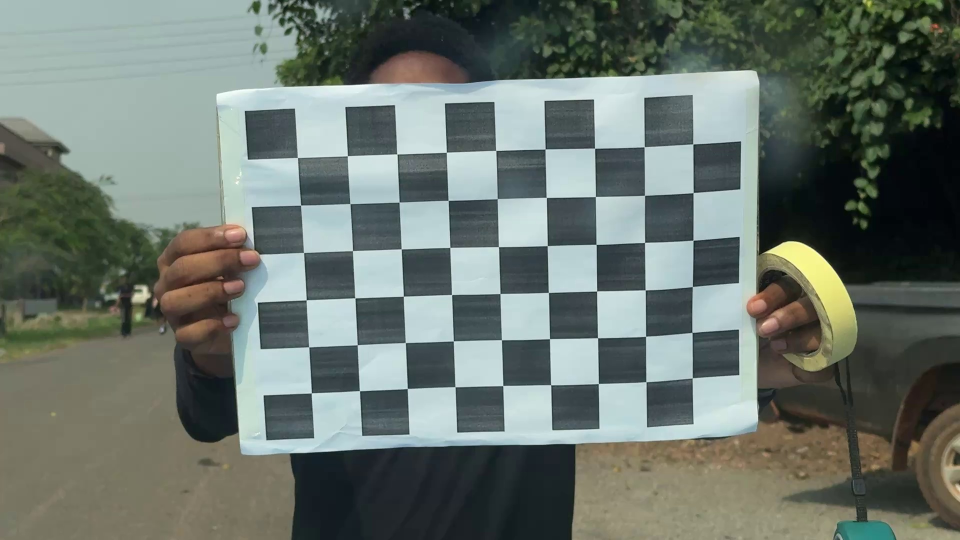
#> input picture calibration_frames/frame_000.jpg, 1920 x 1080 px (shown at 1/2 size)
$ python flatten_check.py
#> lines starting #> are read from the running program, lines starting #| are printed output that depends on the picture
import cv2
import numpy as np

# 1. Load your saved calibration data
with np.load('calibration_data.npz') as data:
#> (reads calibration_data.npz from the repository)
    mtx = data['mtx']
    dist = data['dist']

# 2. Load one of your extracted frames
img = cv2.imread('calibration_frames/frame_000.jpg')
#> img is the input picture: shape (1080, 1920, 3); mean B, G, R 108.2, 115.7, 106
if img is None:
    print("Error: Could not find frame_000.jpg in calibration_frames folder.")
    exit()

h, w = img.shape[:2]
#> h = 1080; w = 1920

# 3. Calculate the optimal new camera matrix
# (This helps handle those black edges and keeps the image centered)
new_camera_mtx, roi = cv2.getOptimalNewCameraMatrix(mtx, dist, (w, h), 1, (w, h))
#> roi = (101, 97, 1720, 894)

# 4. Undistort the image
dst = cv2.undistort(img, mtx, dist, None, new_camera_mtx)
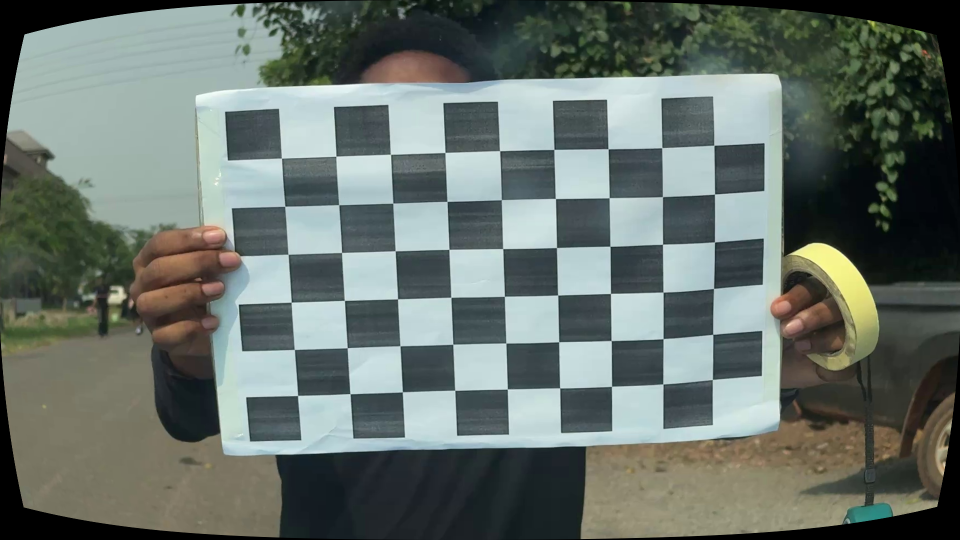
#> dst: shape (1080, 1920, 3) (shown at 1/2 size); mean B, G, R 106.7, 112.9, 103.1

# 5. RESIZE for your monitor (Very important for iPhone high-res video)
scale_percent = 30  # Adjust this (e.g., 30 or 50) if the window is still too big/small
width = int(w * scale_percent / 100)
#> width = 576
height = int(h * scale_percent / 100)
#> height = 324
dim = (width, height)
#> dim = (576, 324)

img_resized = cv2.resize(img, dim)
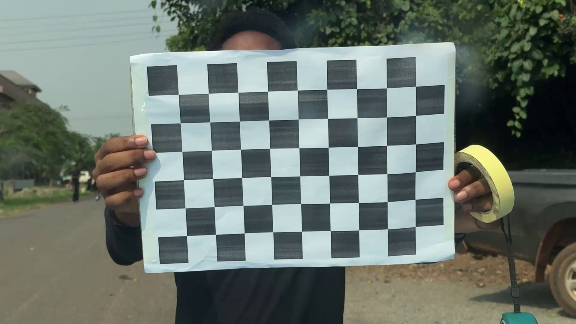
#> img_resized: shape (324, 576, 3); mean B, G, R 108.2, 115.7, 105.9
dst_resized = cv2.resize(dst, dim)
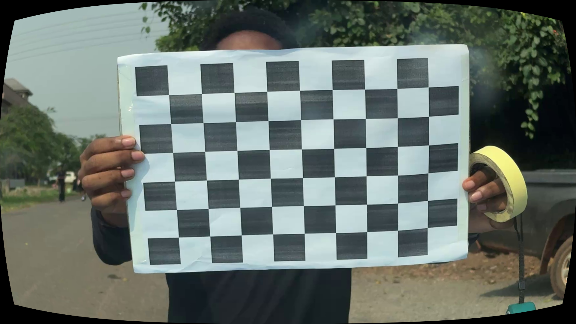
#> dst_resized: shape (324, 576, 3); mean B, G, R 106.6, 112.8, 103.1

# 6. Stack and Show
comparison = np.hstack((img_resized, dst_resized))
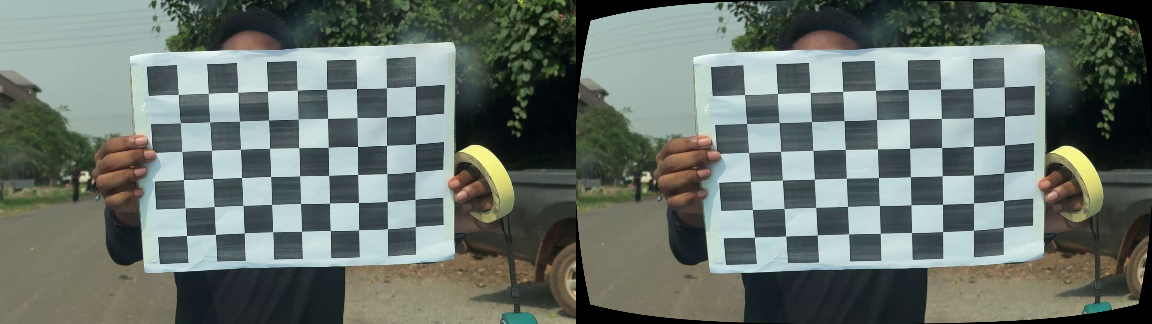
#> comparison: shape (324, 1152, 3); mean B, G, R 107.4, 114.3, 104.5
cv2.imshow('Left: Original | Right: Undistorted', comparison)

print("Check the window. Look at the edges of the checkerboard.")
print("The 'bent' lines on the left should be 'straight' on the right.")
print("Press any key in the image window to close.")

cv2.waitKey(0)
cv2.destroyAllWindows()

# 3.56(214 sec) - 4:56 (296 sec) minutes for final homography.py edit
# 0 - 30sec: for loading intrinsic calibration data/frames
# use time stamps for each port hole
